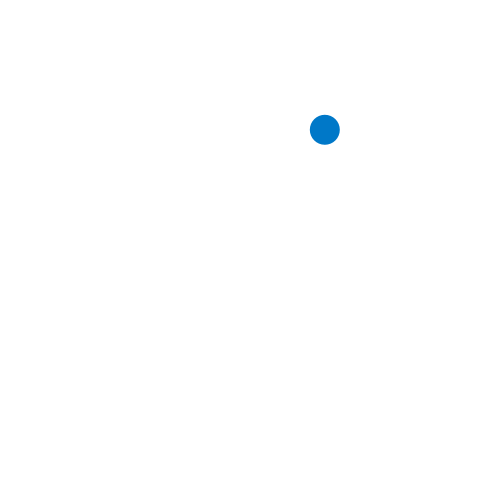
Frame 1 (no input)
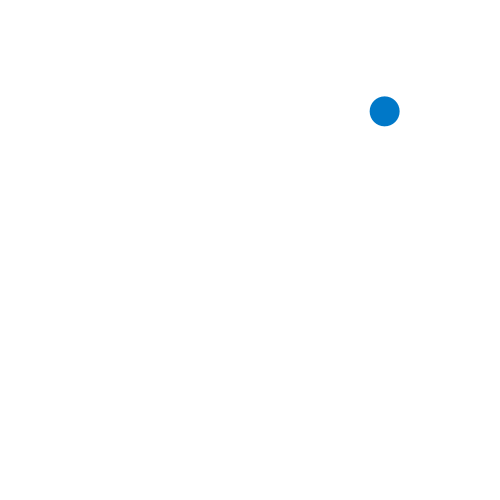
Frame 60 (the mouse pressed at the canvas centre just before this capture)
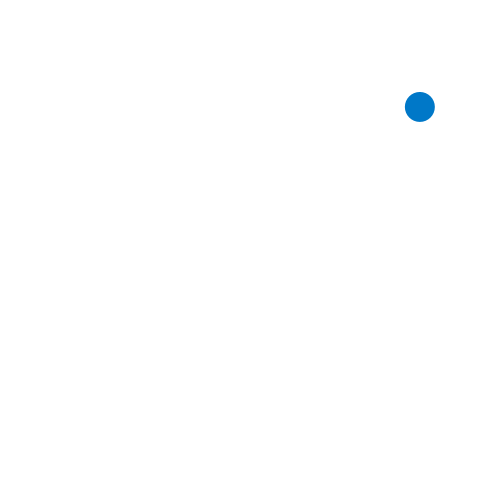
Frame 120 (the mouse held since frame 60 and released just before this capture)

The Processing sketch that drew these frames (run headless with seeded random() and noise(); from frame 60 on, the mouse is pressed at the canvas centre):

// Processing sketch: particleClass
// ── particleClass.pde


boolean debug;
Particle p;

void setup() {
  size(500, 500);
  p = new Particle();
}

void draw() {
  background(255);
  p.update();
  p.display();  
}

void keyPressed() {
  if (key == ' ') {
    debug = !debug;
  }
}
// ── Particle.pde
class Particle {

  float px, py;
  float dx, dy;
  float r;
  float damp;

  Particle() {
    px = random(width);
    py = random(height);
    dx = random(width);
    dy = random(height);
    r = 15;
    damp = 0.01;
  }

  void update() {
    px += (dx - px) * damp;
    py += (dy - py) * damp;
    dx += random(-5, 5);
    dy += random(-5, 5);
  }

  void display() {
    if (debug) {
      stroke(0);
      line(px, py, dx, dy);
      noStroke();
      fill(255, 0, 0);
      ellipse(dx, dy, 10, 10);
    }

    noStroke();
    fill(0, 120, 200);
    ellipse(px, py, r*2, r*2);
  }
}
